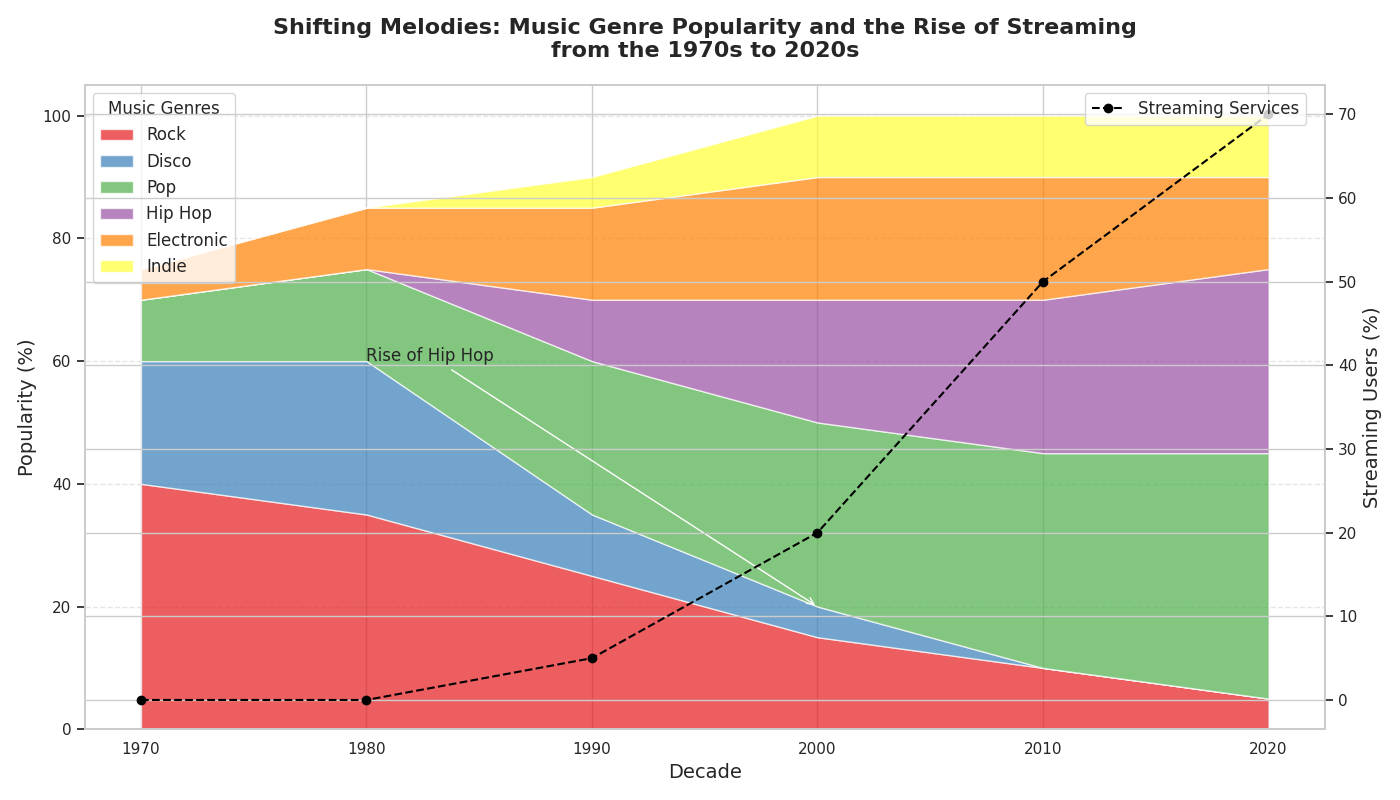

This figure's Python source:
import numpy as np
import matplotlib.pyplot as plt

decades = np.arange(1970, 2030, 10)

rock = [40, 35, 25, 15, 10, 5]
disco = [20, 25, 10, 5, 0, 0]
pop = [10, 15, 25, 30, 35, 40]
hip_hop = [0, 0, 10, 20, 25, 30]
electronic = [5, 10, 15, 20, 20, 15]
indie = [0, 0, 5, 10, 10, 10]

stacked_data = np.vstack([rock, disco, pop, hip_hop, electronic, indie])

streaming_services = [0, 0, 5, 20, 50, 70]

fig, ax1 = plt.subplots(figsize=(14, 8))

# New set of colors applied to the stacked area chart
new_colors = ['#e41a1c', '#377eb8', '#4daf4a', '#984ea3', '#ff7f00', '#ffff33']
ax1.stackplot(decades, stacked_data, labels=['Rock', 'Disco', 'Pop', 'Hip Hop', 'Electronic', 'Indie'],
              colors=new_colors, alpha=0.7)

ax1.set_xlabel("Decade", fontsize=14)
ax1.set_ylabel("Popularity (%)", fontsize=14)
ax1.set_title("Shifting Melodies: Music Genre Popularity and the Rise of Streaming\nfrom the 1970s to 2020s", 
              fontsize=16, fontweight='bold', pad=20)
ax1.set_xticks(decades)
ax1.grid(axis='y', linestyle='--', alpha=0.5)

ax1.annotate('Rise of Hip Hop', xy=(2000, 20), xytext=(1980, 60),
             arrowprops=dict(facecolor='black', arrowstyle='->'), fontsize=12)

ax2 = ax1.twinx()
ax2.plot(decades, streaming_services, label='Streaming Services', color='black', linestyle='--', marker='o')
ax2.set_ylabel("Streaming Users (%)", fontsize=14)

ax1.legend(loc='upper left', fontsize=12, title='Music Genres', bbox_to_anchor=(0, 1))
ax2.legend(loc='upper left', fontsize=12, bbox_to_anchor=(0.8, 1))

plt.tight_layout()
plt.show()
